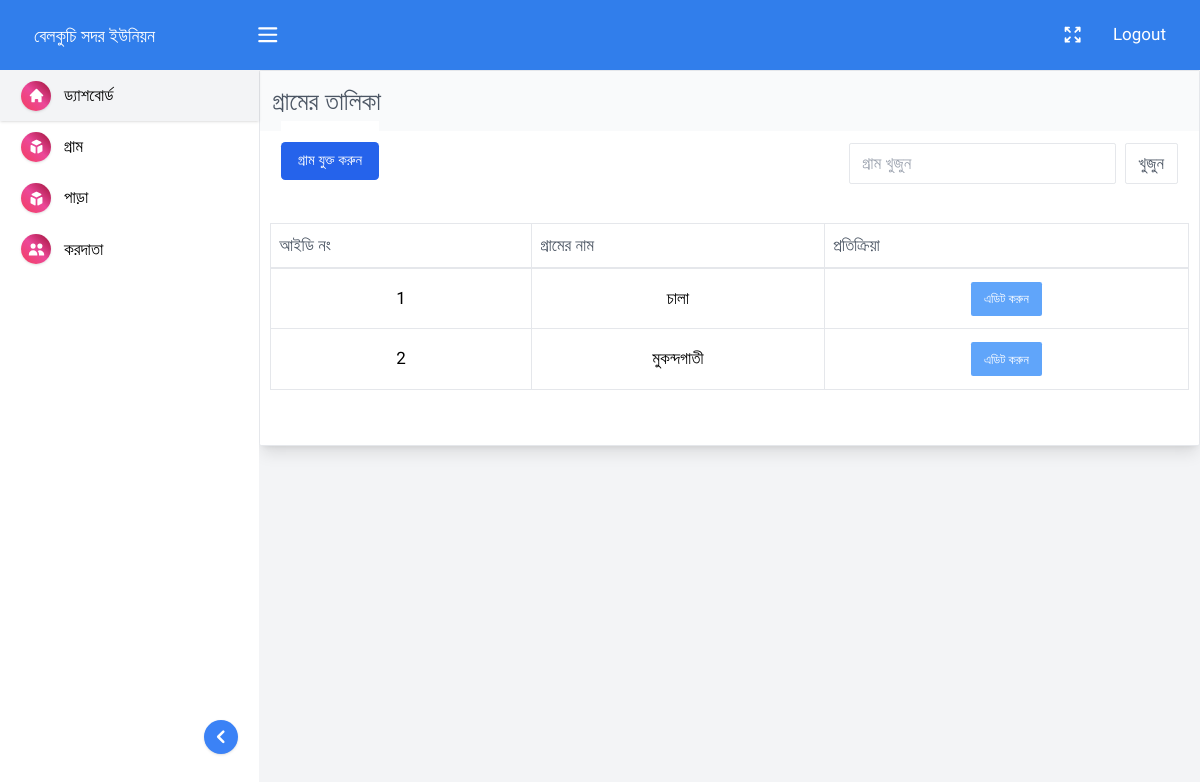
The page /village.php (signed in) on the database as committed earlier.
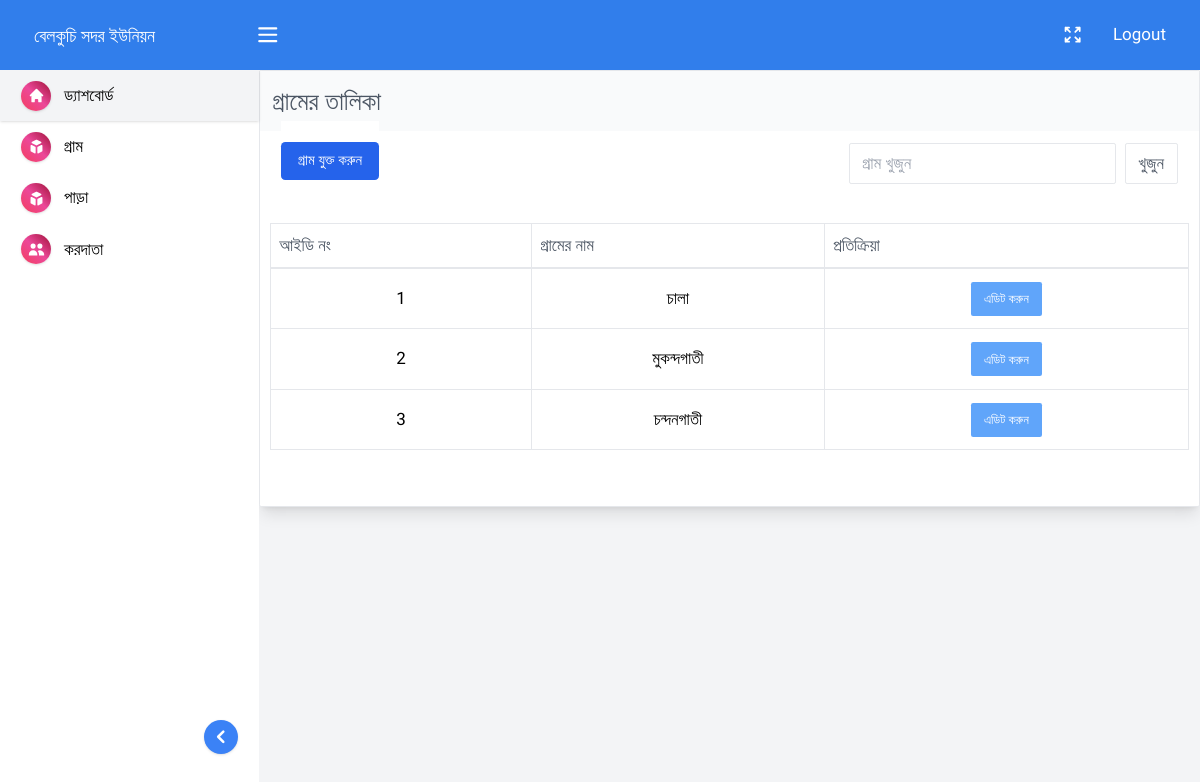
The same page on the database as committed later.
### tables this page shows
CREATE TABLE `union_name` (
  `id` int(255) NOT NULL,
  `admin_id` int(255) NOT NULL,
  `union_name` varchar(255) NOT NULL,
  `pass` varchar(255) NOT NULL,
  `time` int(255) NOT NULL
);

CREATE TABLE `village` (
  `admin_id` int(255) NOT NULL,
  `id` int(255) NOT NULL,
  `name` varchar(255) NOT NULL,
  `edit_permision` varchar(255) NOT NULL DEFAULT 'OFF',
  `time` int(255) NOT NULL
);

### village.php (the view, shortened to what this page needs)
<?php include("common/header.php");?>
<main class="main_content">
    <?php include("common/sidebar.php");?>
    <section class="content_wrapper">
        <section class="page_main_content">
            <div class="main_content_container">
                <div class="table_content_wrapper">
                    <div style="display:flex; justify-content: space-between;" class="page_title">
                      <div>
                            <h3>গ্রামের তালিকা</h3>
                        </div>
                    </div>
                    <header class="table_header">
                        <div class="table_header_left">
                        <a href="village-add.php" class="add_village_btn show_add_new_cat px-4 py-2 text-sm bg-blue-600 text-white rounded focus:ring">গ্রাম যুক্ত করুন</a>
                        </div>
                        <form action="" method="GET">
                            <div class="table_header_right">
                                <input type="search" name="src" placeholder="গ্রাম খুজুন" />
                                <input style="cursor:pointer;" type="submit" class="btn" value="খুজুন" />
                            </div>
                        </form>
                    </header>
                            <div class="table_parent">
                             <table class="table ">
                                <thead>
                                    <tr>
                                        <th class="table_th"><div class="table_th_div"><span>আইডি নং</span></div></th>
                                        <th class="table_th"><div class="table_th_div"><span>গ্রামের নাম</span></div></th>
                                        <th class="table_th"><div class="table_th_div"><span>প্রতিক্রিয়া</span></div></th>
                                    </tr>
                                </thead>
                                <tbody id="tax_holders_wrapper" class="text-sm">
                                <?php
                                if(isset($_GET['src'])){
                                    $src = $_GET['src'];
                                    $SQL = "SELECT * FROM village WHERE admin_id=$id AND name LIKE '%$src%'";
                                }else{
                                    $SQL = "SELECT * FROM village WHERE admin_id=$id ";
                                }
                                $query = mysqli_query($conn, $SQL);
                                $i = 0;
                                while($row = mysqli_fetch_assoc($query)){ $i++; ?>
                                    <tr>
                                        <td class="p-3 border whitespace-nowrap"><div class="text-center"><?php echo $i?></div></td>
                                        <td class="p-3 border whitespace-nowrap"><div class="text-center"><?php echo $row['name']?></div></td>
                                        <td class="p-3 border whitespace-nowrap">
                                            <div class="w-full flex_center gap-1">
                                                <a class="btn table_edit_btn" href="village-edit.php?id=<?php echo $row['id']?>">এডিট করুন</a>
                                            </div>
                                        </td>
                                    </tr>
                              <?php  } ?>
                            </table>
                            </div>
                            <br>
                        </div>
                    </div>
        </section>
    </section>
</main>
<?php include("common/footer.php");?>

### common/header.php (shortened to what this page needs)
<?php include("include/functions.php");?>
<?php
if(isset($_SESSION['admin_id'])){
  $id = $_SESSION['admin_id'];
}elseif(isset($_COOKIE['admin_id'])){
  $id = $_COOKIE['admin_id'];
}else{
  $id = 0;
}
if(isset($_SESSION['admin_id'])){
  $id = $_SESSION['admin_id'];
}
$union = mysqli_fetch_assoc(mysqli_query($conn,"SELECT * FROM union_name WHERE admin_id=$id"));
?>
<!DOCTYPE html>
<html>
  <head>
    <link href="dist/css/category.css" rel="stylesheet" />
    <link href="dist/css/styles.css" rel="stylesheet" />
    <link href="dist/css/custom.css" rel="stylesheet" />
  </head>
  <body>
    <header class="header">
      <div class="header_container">
        <div class="header_left">
          <div class="header_brand">
            <a href="index.php" class="go_home">
              <div>
                <?php if($website['logo']=""){ ?>
                  <img style="width:150px;height:50px" src="upload/<?php echo $website['logo'];?>" alt="">
                 <?php }else{ ?>
                  <span style="font-size:18px;color:#fff;"><?php echo $union['union_name']?></span>
               <?php  } ?>
              </div>
            </a>
          </div>
          <button onclick="toggle_nav()" class="menu_icon"></button>
        </div>
        <div class="header_right">
          <button onclick="toggle_full_screen()" class="expand_icon"></button>
          <a style="color:#fff" onclick="return confirm('Are You Sure To Logout?')" href="logout.php">Logout</a>
        </div>
      </div>
    </header>

### common/sidebar.php
<nav id="side_nav" class="side_nav">
        <a href="index.php">
          <button class="btn nav_btn"><span class="nav_icon dashboard_icon"> </span><span class="nav_text">ড্যাশবোর্ড</span></button>
        </a>
        <a href="village.php">
          <button class="btn nav_btn"><span class="nav_icon product_icon"> </span><span class="nav_text">গ্রাম</span></button>
        </a>
        <a href="section.php">
          <button class="btn nav_btn"><span class="nav_icon product_icon"> </span><span class="nav_text">পাড়া</span></button>
        </a>
        <a href="tax-holder-all.php">
          <button class="btn nav_btn"><span class="nav_icon seller_icon"> </span><span class="nav_text">করদাতা</span></button>
        </a>
        <div id="toggle_nav_text">
          <button class="btn">
            <span class="chevronleft_icon"></span>
          </button>
        </div>
      </nav>

### common/footer.php (shortened to what this page needs)
  </body>
</html>

Rows that differ between the two databases and show on the page:
added village: name "চন্দনগাতী"
